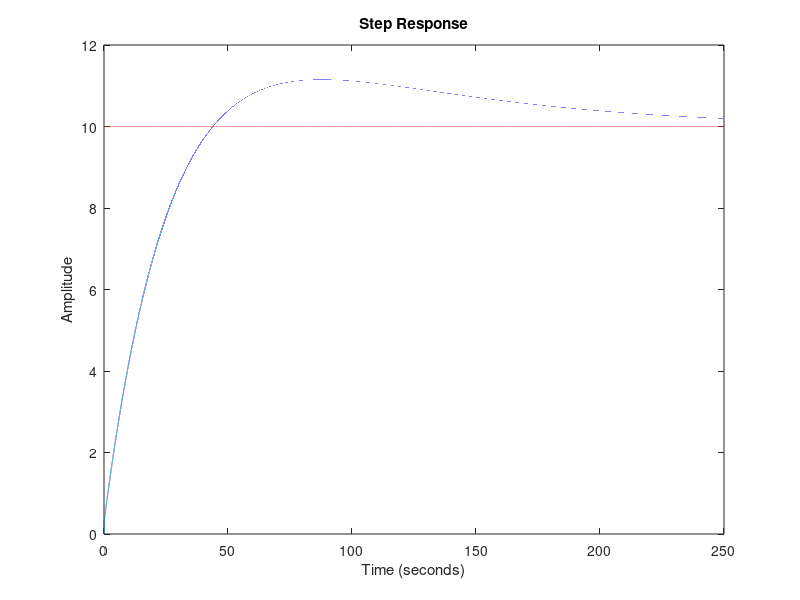

Source code (MATLAB):
clc
clear
close all
 


% Cruise Control: System Modeling
% 
% F = ma
% F = u - bv
% ma = u - bv 
% mv_dot + bv = u
% v_dot = (1/m) u - (b/m) v
%
% Since we are interested in controlling the speed of the vehicle, 
% the output equation is chosen as follows
%
% y = v

% we are interested in controlling the speed of the vehicle

tStart = 0; tEnd = 250; % time parameters
dt = 0.001; % sampling rate 
desiredVal = 10; % reference speed in m/s
m = 1000; % mass
b = 50;   % damping coefficient in N.s/m

emptyArray = zeros(tEnd/dt,1); % needed for the initialization of other arrays
y = emptyArray; % initialize the output speed  
t = emptyArray;  % initialize the time array
up = emptyArray;  % initialize the control
error = emptyArray; % keep track of the error
integral=0;   % initialize the integral sum
Ki = .5;   % integral constant
Kp = 50;  % proportional constant
Kd= 30;    % derivative constant

 
v = emptyArray; %Vehicle speed

% CONTROL LOOP 
for i=tStart+2:tEnd/dt   
    
    %% compute the PID control signal
    error(i)   =  desiredVal - y(i-1); % compute the error
    integral   =  integral+(error(i-1)+error(i))*dt/2;  % we use the trapezoid rule to approximate the integral 
    derivative =  (error(i)-error(i-1))/dt;  % compute the derivative of the error
      
    up(i) = Kp*error(i)+Ki*integral+Kd*derivative ;      % compute the PID control
    
    
    % compute the output signal    
    y(i) = y(i-1)+(1/m*up(i)-b/m*y(i))*dt;

    
    % log the time
    t(i) = t(i)+dt*i;
       
end

% Results
figure(1)
plot(t,y)
title ('Step Response')
xlabel('Time (seconds)')
ylabel('Amplitude')
axis([0 tEnd 0 12])
hold on
reference = ones(tEnd/dt,1)*desiredVal;
plot(t,reference,':')
 
